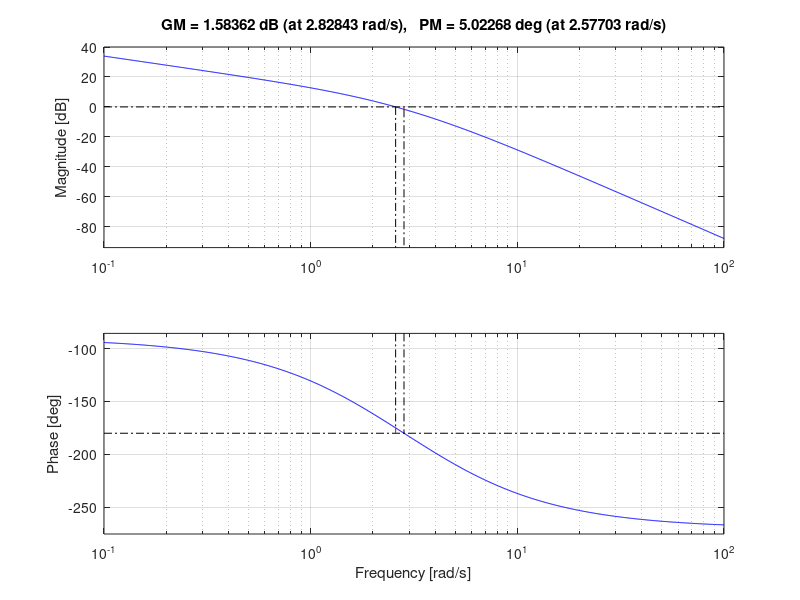
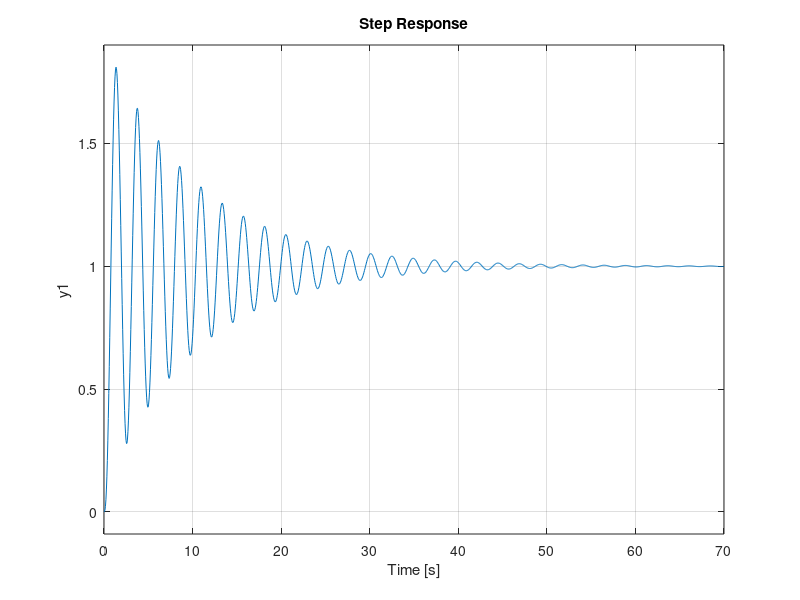
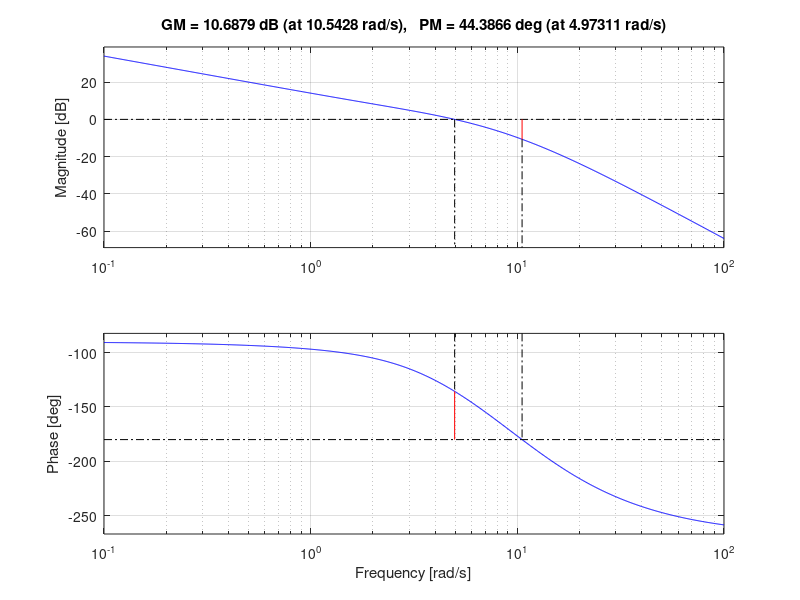
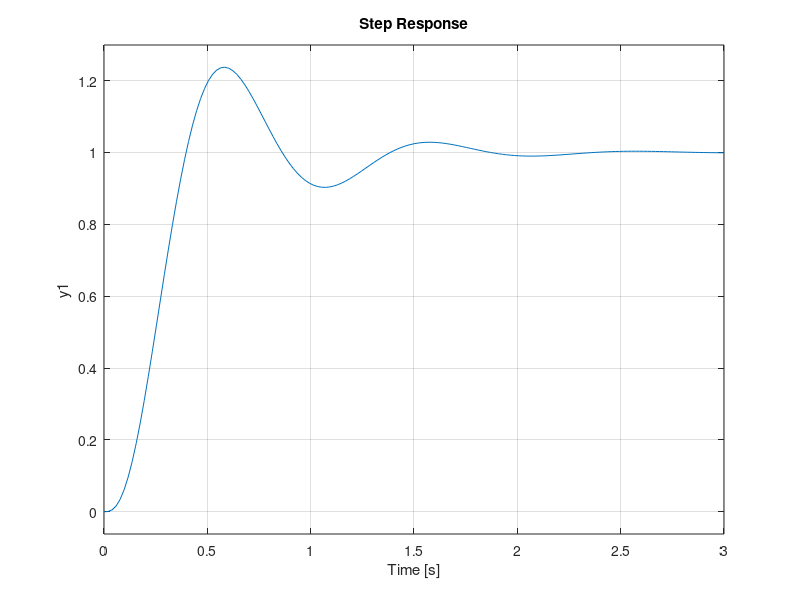

Write MATLAB code to recreate these figures, in order.
clear all; close all; clc;
s=tf('s')
F=10/(s*(s+2)*(s+4))
Kc=4;

L=Kc*F;

figure(1)
margin(L)
hold on
W=feedback(L,1)
%margin(W)
figure(2)
step(W)

% Tempo si salita pari a circa 0.4 s (+- 15%) 0.34 <= ts <= 4.46
%% 
%clear all
ts=0.4
w_b= 3/ts
w_c=0.63*w_b

%Sovraelongazione al gradino unitario < 25%
s_ = 0.25
M_r= (1+s_)/0.9
M_r_dB=20*log10(M_r)

m_phi_min=60-5*M_r_dB

% Ci serve guadagnare circa 70°
m_d=(1+sin(deg2rad(35)))/(1-sin(deg2rad(35))) %3.69

m_d=4 %per robustezza
% dal grafico normalizzato ottengo che guadagno 35° a 2 rad/s normalizzati
% omega*tau_d=2

tau_d= 2/w_c

R_d=(1+tau_d*s)/(1+tau_d/m_d*s)

C=Kc*R_d*R_d

figure(3)
L2=C*F
margin(L2)

figure(4)
W2=feedback(L2,1);
step(W2)

% Voglio w_c a circa 1 rad/s
%|L(1 rad/s)|=14 dB

m_i = 10^(14/20)
w_c_des = 1; %rad/s
figure(5)
R_i_n=(1+1/4*s)/(1+s)
bode(R_i_n)

x_i = 7.5;
t_i=x_i/w_c_des;

R_i=(1+t_i/4*s)/(1+s*t_i)

L3 = L2*R_i

figure(6)
margin(L3)

W3=feedback(L3,1);
step(W3);
figure(7)
bode(W3)
